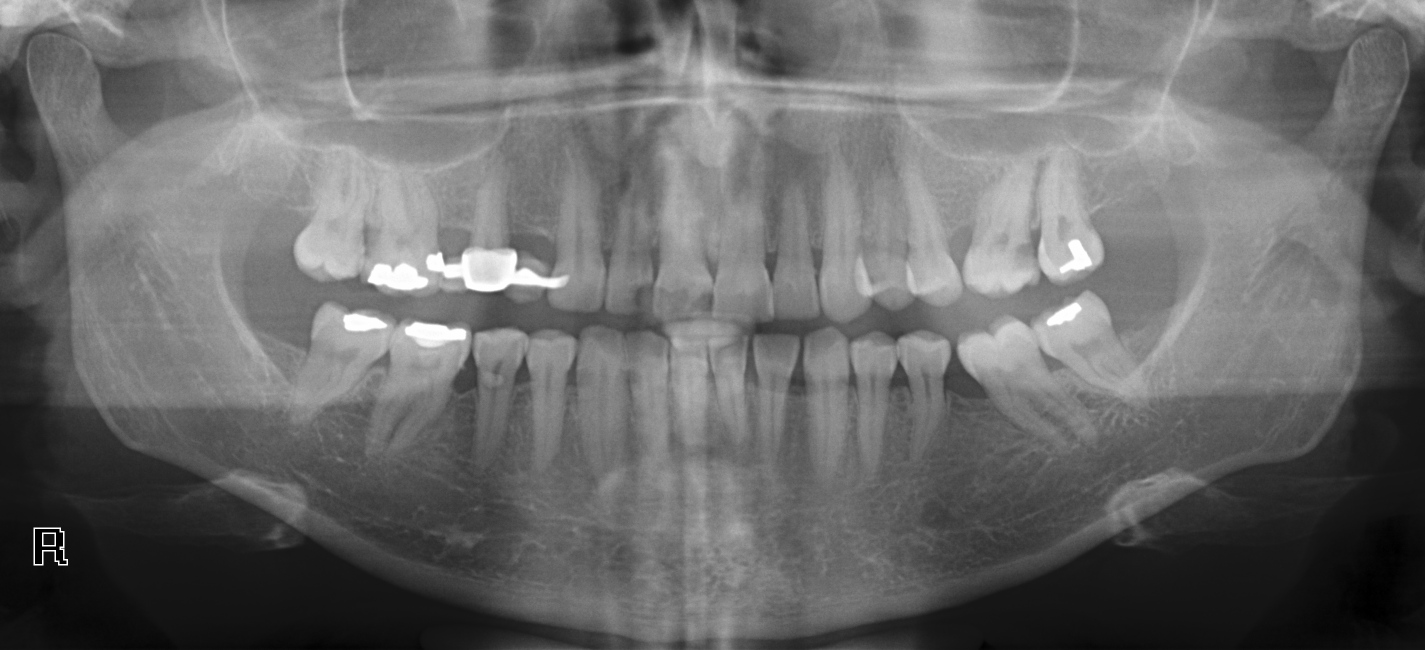
#> input picture 4.png, 2850 x 1300 px (shown at 1/2 size)
$ jupyter execute testXray.ipynb
#> lines starting #> are read from the running program, lines starting #| are printed output that depends on the picture
[cell 1]
import cv2
import numpy as np
from PIL import Image
from PIL.ExifTags import TAGS
import os
import json
from datetime import datetime
import matplotlib.pyplot as plt

def get_xray_metadata(image_path):
    """
    Extract and display all metadata from X-ray image

    Args:
        image_path: Path to image file (PNG, JPG, DICOM, etc.)

    Returns:
        metadata_dict: Dictionary containing all metadata
    """
#> called with image_path = '4.png'
    print("="*70)
    print(f"X-RAY IMAGE METADATA ANALYSIS")
    print("="*70)
    print(f"File: {image_path}\n")

    metadata = {}

    # ====================
    # FILE INFORMATION
    # ====================
    print("\n" + "="*70)
    print("FILE INFORMATION")
    print("="*70)

    file_stats = os.stat(image_path)
    file_size_mb = file_stats.st_size / (1024 * 1024)

    metadata['file_info'] = {
        'file_path': image_path,
        'file_name': os.path.basename(image_path),
        'file_extension': os.path.splitext(image_path)[1],
        'file_size_bytes': file_stats.st_size,
        'file_size_mb': round(file_size_mb, 4),
        'creation_time': datetime.fromtimestamp(file_stats.st_ctime).strftime('%Y-%m-%d %H:%M:%S'),
        'modification_time': datetime.fromtimestamp(file_stats.st_mtime).strftime('%Y-%m-%d %H:%M:%S')
    }

    print(f"File Name: {metadata['file_info']['file_name']}")
    print(f"File Extension: {metadata['file_info']['file_extension']}")
    print(f"File Size: {metadata['file_info']['file_size_mb']:.4f} MB")
    print(f"Created: {metadata['file_info']['creation_time']}")
    print(f"Modified: {metadata['file_info']['modification_time']}")

    # ====================
    # IMAGE PROPERTIES (OpenCV)
    # ====================
    print("\n" + "="*70)
    print("IMAGE PROPERTIES")
    print("="*70)

    # Load with OpenCV
    img_cv = cv2.imread(image_path, cv2.IMREAD_UNCHANGED)
#> img_cv is the input picture: shape (1300, 2850); min 0, max 254, mean 106.2

    if img_cv is None:
        print("Warning: Could not load image with OpenCV")
        return metadata

    metadata['image_properties'] = {
        'height': int(img_cv.shape[0]),
        'width': int(img_cv.shape[1]),
        'channels': int(img_cv.shape[2]) if len(img_cv.shape) > 2 else 1,
        'total_pixels': int(img_cv.shape[0] * img_cv.shape[1]),
        'dtype': str(img_cv.dtype),
        'bit_depth': int(img_cv.itemsize * 8)
    }

    print(f"Image Dimensions: {metadata['image_properties']['width']} x {metadata['image_properties']['height']}")
#| Image Dimensions: 2850 x 1300
    print(f"Number of Channels: {metadata['image_properties']['channels']}")
#| Number of Channels: 1
    print(f"Total Pixels: {metadata['image_properties']['total_pixels']:,}")
#| Total Pixels: 3,705,000
    print(f"Data Type: {metadata['image_properties']['dtype']}")
#| Data Type: uint8
    print(f"Bit Depth: {metadata['image_properties']['bit_depth']} bits per channel")
#| Bit Depth: 8 bits per channel

    # ====================
    # COLOR SPACE & MODE
    # ====================
    print("\n" + "="*70)
    print("COLOR SPACE INFORMATION")
    print("="*70)

    img_pil = Image.open(image_path)

    metadata['color_info'] = {
        'mode': img_pil.mode,
        'format': img_pil.format,
        'is_grayscale': img_pil.mode in ['L', '1', 'LA'],
        'has_alpha': img_pil.mode in ['RGBA', 'LA', 'PA']
    }

    print(f"PIL Mode: {metadata['color_info']['mode']}")
#| PIL Mode: L
    print(f"Format: {metadata['color_info']['format']}")
#| Format: PNG
    print(f"Is Grayscale: {metadata['color_info']['is_grayscale']}")
#| Is Grayscale: True
    print(f"Has Alpha Channel: {metadata['color_info']['has_alpha']}")
#| Has Alpha Channel: False

    # ====================
    # PIXEL INTENSITY STATISTICS
    # ====================
    print("\n" + "="*70)
    print("PIXEL INTENSITY STATISTICS")
    print("="*70)

    # Convert to grayscale for analysis if needed
    if len(img_cv.shape) == 3:
        img_gray = cv2.cvtColor(img_cv, cv2.COLOR_BGR2GRAY)
    else:
        img_gray = img_cv

    metadata['intensity_stats'] = {
        'min_value': float(img_gray.min()),
        'max_value': float(img_gray.max()),
        'mean_value': float(img_gray.mean()),
        'median_value': float(np.median(img_gray)),
        'std_deviation': float(img_gray.std()),
        'percentile_1': float(np.percentile(img_gray, 1)),
        'percentile_25': float(np.percentile(img_gray, 25)),
        'percentile_50': float(np.percentile(img_gray, 50)),
        'percentile_75': float(np.percentile(img_gray, 75)),
        'percentile_99': float(np.percentile(img_gray, 99))
    }

    print(f"Min Intensity: {metadata['intensity_stats']['min_value']:.2f}")
#| Min Intensity: 0.00
    print(f"Max Intensity: {metadata['intensity_stats']['max_value']:.2f}")
#| Max Intensity: 254.00
    print(f"Mean Intensity: {metadata['intensity_stats']['mean_value']:.2f}")
#| Mean Intensity: 106.19
    print(f"Median Intensity: {metadata['intensity_stats']['median_value']:.2f}")
#| Median Intensity: 115.00
    print(f"Standard Deviation: {metadata['intensity_stats']['std_deviation']:.2f}")
#| Standard Deviation: 48.65
    print(f"1st Percentile: {metadata['intensity_stats']['percentile_1']:.2f}")
#| 1st Percentile: 9.00
    print(f"25th Percentile: {metadata['intensity_stats']['percentile_25']:.2f}")
#| 25th Percentile: 77.00
    print(f"50th Percentile: {metadata['intensity_stats']['percentile_50']:.2f}")
#| 50th Percentile: 115.00
    print(f"75th Percentile: {metadata['intensity_stats']['percentile_75']:.2f}")
#| 75th Percentile: 141.00
    print(f"99th Percentile: {metadata['intensity_stats']['percentile_99']:.2f}")
#| 99th Percentile: 200.00

    # ====================
    # EXIF DATA (if available)
    # ====================
    print("\n" + "="*70)
    print("EXIF METADATA")
    print("="*70)

    exif_data = {}
    try:
        exif_raw = img_pil._getexif()
        if exif_raw:
            for tag_id, value in exif_raw.items():
                tag_name = TAGS.get(tag_id, tag_id)
                # Convert bytes to string if necessary
                if isinstance(value, bytes):
                    try:
                        value = value.decode('utf-8')
                    except:
                        value = str(value)
                exif_data[tag_name] = value

            metadata['exif_data'] = exif_data

            for key, value in exif_data.items():
                print(f"{key}: {value}")
        else:
            print("No EXIF data found")
            metadata['exif_data'] = {}
    except Exception as e:
        print(f"No EXIF data available: {str(e)}")
        metadata['exif_data'] = {}

    # ====================
    # PNG INFO (if PNG file)
    # ====================
    if metadata['file_info']['file_extension'].lower() in ['.png']:
        print("\n" + "="*70)
        print("PNG METADATA")
        print("="*70)

        png_info = {}
        if hasattr(img_pil, 'info') and img_pil.info:
            for key, value in img_pil.info.items():
                if isinstance(value, bytes):
                    try:
                        value = value.decode('utf-8')
                    except:
                        value = str(value)
                png_info[key] = value
                print(f"{key}: {value}")
#> this loop made 5 passes
#> (key, value) on passes 1 to 5: ('gamma', 0.455), ('chromaticity', (0.313, 0.329, 0.64, 0.33, 0.3, 0.6, 0.15, 0.06)), ('dpi', (264.9, 264.9)), ('date:create', '2017-11-11T23:16:18-08:00'), ('date:modify', '2013-07-13T05:29:41-07:00')
#> (printed output is left out)
#> after the loop, png_info = {'gamma': 0.455, 'chromaticity': (0.313, 0.329, 0.64, 0.33, 0.3, 0.6, 0.15, 0.06), 'dpi': (264.9, 264.9), 'date:create': '2017-11-11T23:16:18-08:00', 'date:modify': '2013-07-13T05:29:41-07:00'}

            metadata['png_info'] = png_info
        else:
            print("No PNG metadata found")
            metadata['png_info'] = {}

    # ====================
    # HISTOGRAM ANALYSIS
    # ====================
    print("\n" + "="*70)
    print("HISTOGRAM ANALYSIS")
    print("="*70)

    hist = cv2.calcHist([img_gray], [0], None, [256], [0, 256])
#> hist = 256 values, max 59032 at index 145, min 0 at index 255, mean 14472.7

    # Find peaks in histogram (common intensity values)
    peak_indices = np.argsort(hist.flatten())[-5:][::-1]  # Top 5 peaks
#> peak_indices = [145, 22, 126, 124, 129]

    metadata['histogram_info'] = {
        'num_bins': 256,
        'peak_intensities': [int(idx) for idx in peak_indices],
        'peak_counts': [int(hist[idx][0]) for idx in peak_indices],
        'histogram_sum': int(hist.sum())
    }

    print(f"Number of Bins: {metadata['histogram_info']['num_bins']}")
#| Number of Bins: 256
    print(f"Top 5 Peak Intensities: {metadata['histogram_info']['peak_intensities']}")
#| Top 5 Peak Intensities: [145, 22, 126, 124, 129]
    print(f"Total Pixel Count: {metadata['histogram_info']['histogram_sum']:,}")
#| Total Pixel Count: 3,705,000

    # ====================
    # CONTRAST & DYNAMIC RANGE
    # ====================
    print("\n" + "="*70)
    print("CONTRAST & DYNAMIC RANGE")
    print("="*70)

    dynamic_range = float(img_gray.max() - img_gray.min())
#> dynamic_range = 254
    rms_contrast = float(img_gray.std())
#> rms_contrast = 48.65

    metadata['contrast_info'] = {
        'dynamic_range': dynamic_range,
        'rms_contrast': rms_contrast,
        'dynamic_range_percentage': round((dynamic_range / 255) * 100, 2) if img_gray.dtype == np.uint8 else None
    }

    print(f"Dynamic Range: {metadata['contrast_info']['dynamic_range']:.2f}")
#| Dynamic Range: 254.00
    print(f"RMS Contrast: {metadata['contrast_info']['rms_contrast']:.2f}")
#| RMS Contrast: 48.65
    if metadata['contrast_info']['dynamic_range_percentage']:
        print(f"Dynamic Range %: {metadata['contrast_info']['dynamic_range_percentage']:.2f}%")
#| Dynamic Range %: 99.61%

    print("\n" + "="*70)

    return metadata

def visualize_xray(image_path, metadata):
    """
    Visualize X-ray image with histogram

    Args:
        image_path: Path to image file
        metadata: Metadata dictionary from get_xray_metadata
    """
    img = cv2.imread(image_path, cv2.IMREAD_GRAYSCALE)

    fig, axes = plt.subplots(1, 2, figsize=(15, 6))
    fig.suptitle(f'X-Ray Analysis: {os.path.basename(image_path)}', fontsize=14, fontweight='bold')

    # Display image
    axes[0].imshow(img, cmap='gray')
    axes[0].set_title('X-Ray Image')
    axes[0].axis('off')

    # Display histogram
    hist = cv2.calcHist([img], [0], None, [256], [0, 256])
    axes[1].plot(hist, color='black')
    axes[1].set_title('Intensity Histogram')
    axes[1].set_xlabel('Pixel Intensity')
    axes[1].set_ylabel('Frequency')
    axes[1].grid(True, alpha=0.3)

    # Add statistics text
    stats_text = f"Mean: {metadata['intensity_stats']['mean_value']:.2f}\n"
    stats_text += f"Std Dev: {metadata['intensity_stats']['std_deviation']:.2f}\n"
    stats_text += f"Min: {metadata['intensity_stats']['min_value']:.2f}\n"
    stats_text += f"Max: {metadata['intensity_stats']['max_value']:.2f}"

    axes[1].text(0.98, 0.97, stats_text,
                transform=axes[1].transAxes,
                verticalalignment='top',
                horizontalalignment='right',
                bbox=dict(boxstyle='round', facecolor='wheat', alpha=0.5),
                fontsize=10)

    plt.tight_layout()
    plt.show()

def save_metadata_to_json(metadata, output_path='xray_metadata.json'):
    """
    Save metadata to JSON file

    Args:
        metadata: Dictionary containing metadata
        output_path: Path to save JSON file
    """
    with open(output_path, 'w') as f:
        json.dump(metadata, f, indent=4)

    print(f"\nMetadata saved to: {output_path}")

def save_metadata_to_text(metadata, output_path='xray_metadata.txt'):
    """
    Save metadata to human-readable text file

    Args:
        metadata: Dictionary containing metadata
        output_path: Path to save text file
    """
    with open(output_path, 'w') as f:
        f.write("="*70 + "\n")
        f.write("X-RAY METADATA REPORT\n")
        f.write(f"Generated: {datetime.now().strftime('%Y-%m-%d %H:%M:%S')}\n")
        f.write("="*70 + "\n\n")

        for section, data in metadata.items():
            f.write(f"\n{section.upper().replace('_', ' ')}\n")
            f.write("-"*70 + "\n")
            if isinstance(data, dict):
                for key, value in data.items():
                    f.write(f"{key}: {value}\n")
            else:
                f.write(f"{data}\n")

    print(f"Metadata text report saved to: {output_path}")

# Main execution
xray_image_path = "4.png"  # Change to your X-ray image path

# Get all metadata
metadata = get_xray_metadata(xray_image_path)
#> metadata = 8 items

# Visualize X-ray and histogram
visualize_xray(xray_image_path, metadata)
#> in visualize_xray, `plt.show()`:
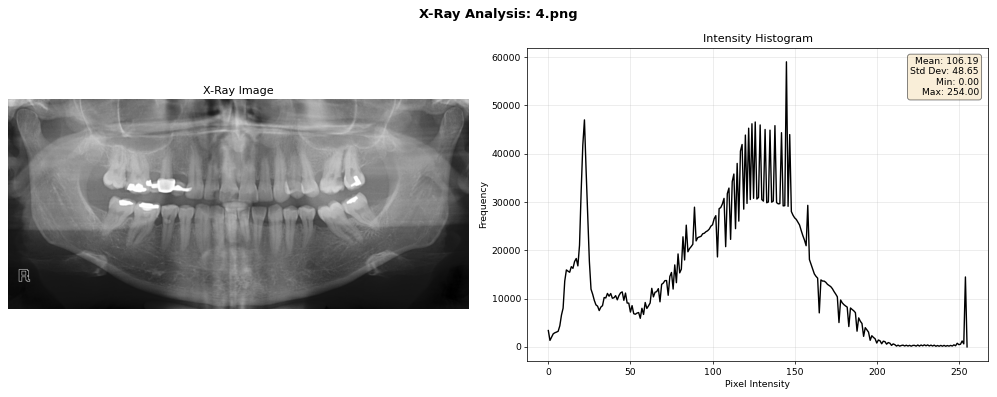
#> figure drawn by matplotlib, 2 panels; panel 2: curve peaks at x = 145, y = 59032

# Save metadata to JSON
save_metadata_to_json(metadata, 'xray_metadata.json')

# Save metadata to text file
save_metadata_to_text(metadata, 'xray_metadata.txt')
#> the loop in save_metadata_to_text, `for section, data in metadata.items():` made 8 passes
#> section on passes 1 to 8: 'file_info', 'image_properties', 'color_info', 'intensity_stats', 'exif_data', 'png_info', 'histogram_info', 'contrast_info'

print("\n✅ X-ray metadata extraction complete!")


$ run again, with 3.png copied over 4.png
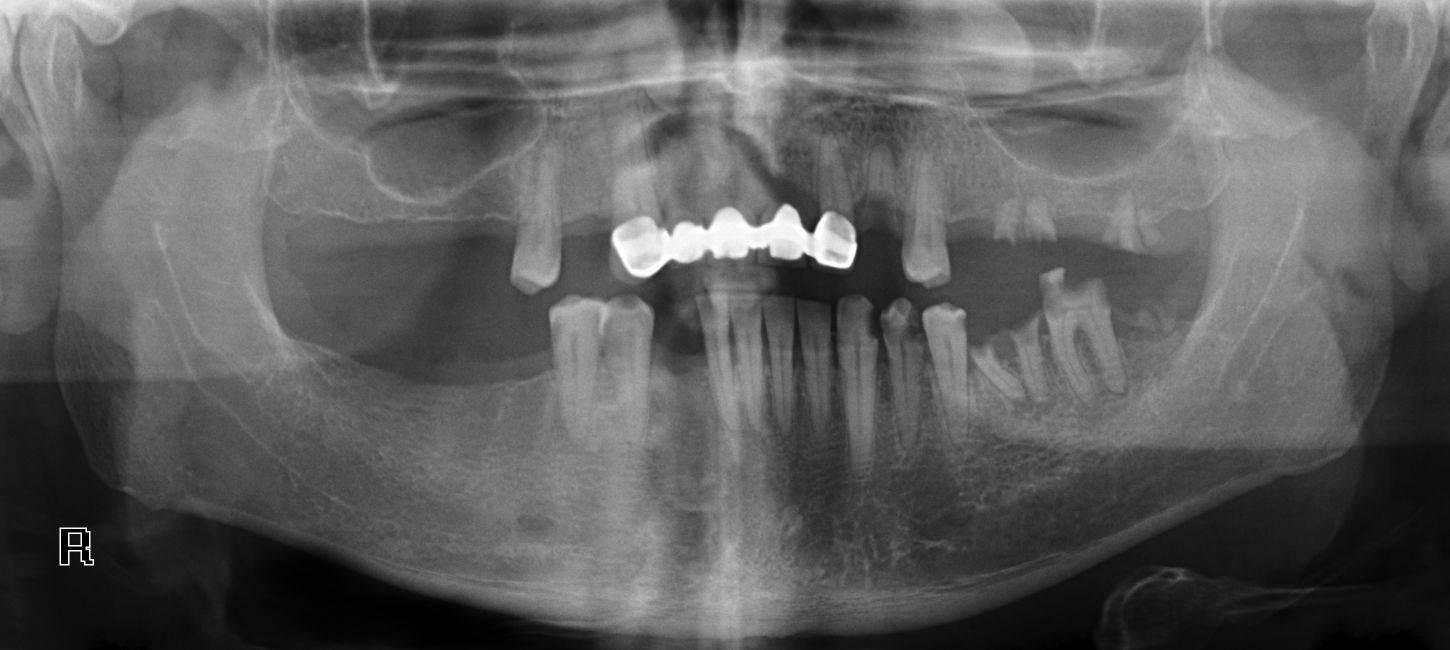
#> input picture 3.png, 2900 x 1300 px (shown at 1/2 size)
#> in get_xray_metadata, img_cv is the input picture: shape (1300, 2900); min 0, max 254, mean 93
#| Image Dimensions: 2900 x 1300
#| Number of Channels: 1
#| Total Pixels: 3,770,000
#| Data Type: uint8
#| Bit Depth: 8 bits per channel
#| PIL Mode: L
#| Format: PNG
#| Is Grayscale: True
#| Has Alpha Channel: False
#| Min Intensity: 0.00
#| Max Intensity: 254.00
#| Mean Intensity: 93.01
#| Median Intensity: 98.00
#| Standard Deviation: 45.26
#| 1st Percentile: 3.00
#| 25th Percentile: 63.00
#| 50th Percentile: 98.00
#| 75th Percentile: 125.00
#| 99th Percentile: 208.00
#> the loop in get_xray_metadata, `for key, value in img_pil.info.items():` made 5 passes
#> (key, value) on passes 1 to 5: ('gamma', 0.455), ('chromaticity', (0.313, 0.329, 0.64, 0.33, 0.3, 0.6, 0.15, 0.06)), ('dpi', (264.9, 264.9)), ('date:create', '2017-11-11T23:16:16-08:00'), ('date:modify', '2013-08-27T08:23:17-07:00')
#> (printed output is left out)
#> after the loop in get_xray_metadata, `for key, value in img_pil.info.items():`: png_info = {'gamma': 0.455, 'chromaticity': (0.313, 0.329, 0.64, 0.33, 0.3, 0.6, 0.15, 0.06), 'dpi': (264.9, 264.9), 'date:create': '2017-11-11T23:16:16-08:00', 'date:modify': '2013-08-27T08:23:17-07:00'}
#> in get_xray_metadata, `hist = cv2.calcHist([img_gray], [0], None, [256], [0, 256])`: hist = 256 values, max 50366 at index 123, min 0 at index 255, mean 14726.6
#> peak_indices = [123, 124, 119, 115, 113]
#| Number of Bins: 256
#| Top 5 Peak Intensities: [123, 124, 119, 115, 113]
#| Total Pixel Count: 3,770,000
#> dynamic_range = 254
#> rms_contrast = 45.26
#| Dynamic Range: 254.00
#| RMS Contrast: 45.26
#| Dynamic Range %: 99.61%
#> metadata = 8 items
#> in visualize_xray, `plt.show()`:
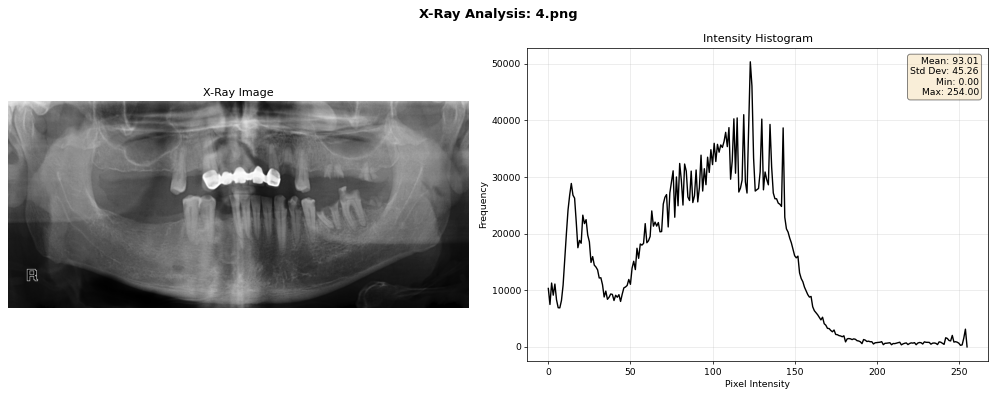
#> figure drawn by matplotlib, 2 panels; panel 2: curve peaks at x = 123, y = 50366
#> the loop in save_metadata_to_text, `for section, data in metadata.items():` made 8 passes
#> section on passes 1 to 8: 'file_info', 'image_properties', 'color_info', 'intensity_stats', 'exif_data', 'png_info', 'histogram_info', 'contrast_info'

$ run again, with drr_xray_axial.png copied over 4.png
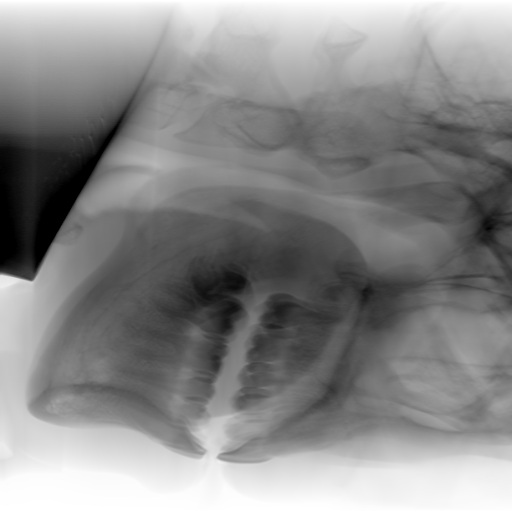
#> input picture drr_xray_axial.png, 512 x 512 px
#> in get_xray_metadata, img_cv is the input picture: shape (512, 512); min 0, max 255, mean 137.2
#| Image Dimensions: 512 x 512
#| Number of Channels: 1
#| Total Pixels: 262,144
#| Data Type: uint8
#| Bit Depth: 8 bits per channel
#| PIL Mode: L
#| Format: PNG
#| Is Grayscale: True
#| Has Alpha Channel: False
#| Min Intensity: 0.00
#| Max Intensity: 255.00
#| Mean Intensity: 137.21
#| Median Intensity: 128.00
#| Standard Deviation: 61.72
#| 1st Percentile: 0.00
#| 25th Percentile: 92.00
#| 50th Percentile: 128.00
#| 75th Percentile: 183.00
#| 99th Percentile: 254.57
#> in get_xray_metadata, `hist = cv2.calcHist([img_gray], [0], None, [256], [0, 256])`: hist = 256 values, max 3348 at index 254, min 109 at index 1, mean 1024
#> peak_indices = [254, 0, 255, 86, 118]
#| Number of Bins: 256
#| Top 5 Peak Intensities: [254, 0, 255, 86, 118]
#| Total Pixel Count: 262,144
#> dynamic_range = 255
#> rms_contrast = 61.72
#| Dynamic Range: 255.00
#| RMS Contrast: 61.72
#| Dynamic Range %: 100.00%
#> metadata = 8 items
#> in visualize_xray, `plt.show()`:
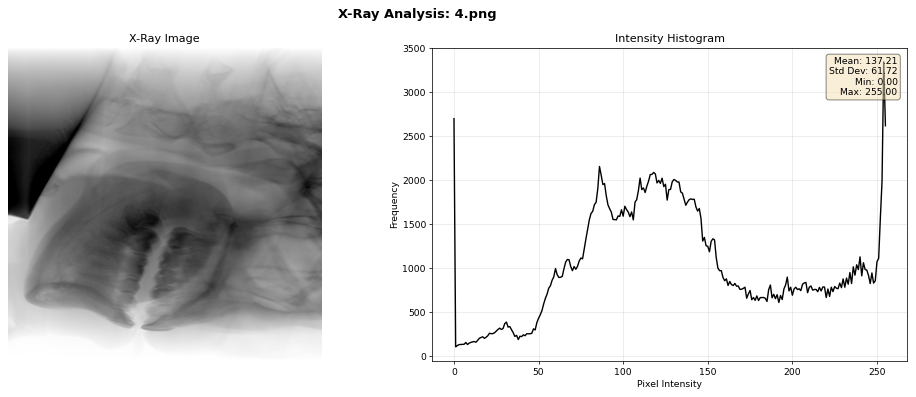
#> figure drawn by matplotlib, 2 panels; panel 2: curve peaks at x = 254, y = 3348
#> the loop in save_metadata_to_text, `for section, data in metadata.items():` made 8 passes
#> section on passes 1 to 8: 'file_info', 'image_properties', 'color_info', 'intensity_stats', 'exif_data', 'png_info', 'histogram_info', 'contrast_info'
